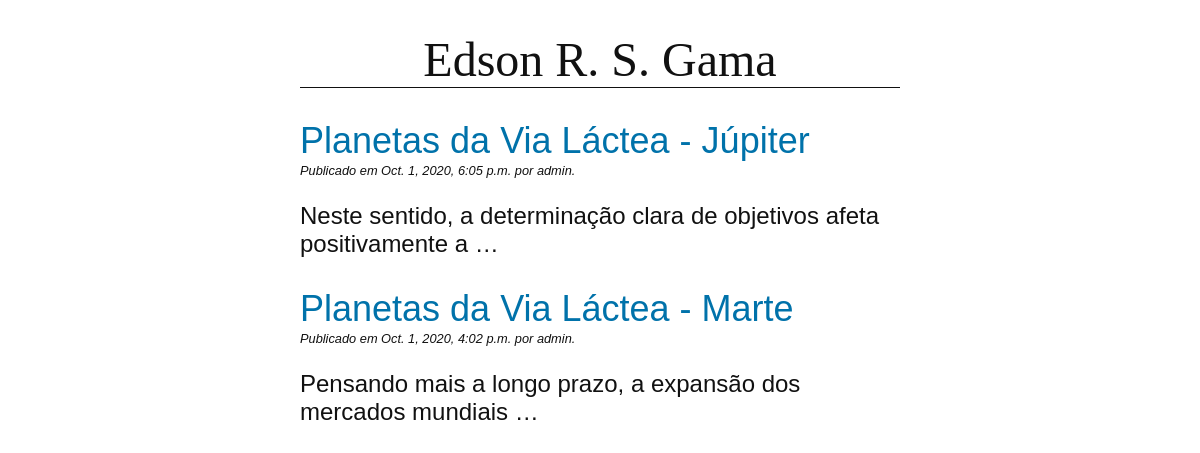
Screenshot of /blog/ with the database file from the repository.
### central/models.py (models this page shows, shortened)
class Post(db.Model):
    title = db.CharField(max_length=255)
    slug = db.SlugField(max_length=255, unique=True)
    author = db.ForeignKey(User, on_delete=db.CASCADE)
    body = db.TextField()
    created = db.DateTimeField(auto_now_add=True)
    updated = db.DateTimeField(auto_now=True)
    class Meta:
        ordering = ('-created',)
    def get_absolute_url(self):
        return reverse('blog:detalhe', kwargs={'slug': self.slug})

### central/views.py (the view)
# urls.py: path('', views.PostListView.as_view(), name='lista'),
class PostListView(ListView):
    model = Post

### central/templates/central/post_list.html (shortened to what this page needs)
{% extends './base.html' %}
{% block content %}
    {% for post in post_list %}
        <article>
            <h2><a href="{{ post.get_absolute_url }}">{{ post.title }}</a></h2>
            <p class="date">
                Publicado em {{ post.created }} por {{ post.author }}.
            </p>
            {{ post.body|linebreaks|truncatewords:10 }}
        </article>
    {% endfor %}
{% endblock %}

### central/templates/central/base.html (shortened to what this page needs)
{% load static %}
<!DOCTYPE html>
<html lang="pt-br">
    <head>
        <link href="{% static 'css/blog.css' %}" rel="stylesheet">
    </head>
    <body>
        <header>
            <h1>Edson R. S. Gama</h1>
        </header>
        <main>
            {% block content %}
            {% endblock %}
        </main>
    </body>
</html>

### central/static/css/blog.css (style rules this page uses)
body { margin: 0 25%; font-family: sans-serif; font-size: 1.5rem; color: #111111; }
h1 { text-align: center; font-family: serif; font-weight: normal; border-bottom: 1px solid; }
h2 { color: #0072AA; font-weight: normal; margin-bottom: 1px; }
a { color: #0072AA; text-decoration: none; }
p.date { font-size: 0.8rem; font-style: italic; margin-top: 1px; }

### rows the page displays
Post: title "Planetas da Via Láctea - Júpiter", created "Oct. 1, 2020, 6:05 p.m.", author "admin", body "Neste sentido, a determinação clara de objetivos afeta positivamente a …"
Post: title "Planetas da Via Láctea - Marte", created "Oct. 1, 2020, 4:02 p.m.", author "admin", body "Pensando mais a longo prazo, a expansão dos mercados mundiais …"
